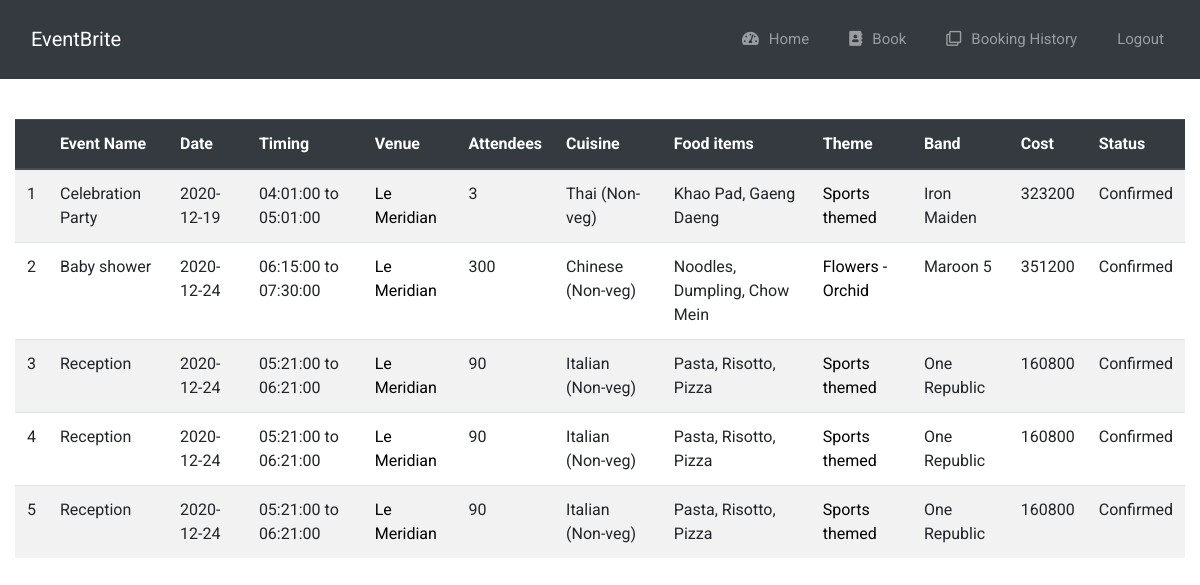
Page /viewbookings (signed in) on the committed database.
### app.py (models this page shows)
class Bookings(db.Model):
    id = db.Column(db.Integer, primary_key=True)
    event_name = db.Column(db.String(25))
    venue_name = db.Column(db.String(50))
    attendees = db.Column(db.Integer)
    date = db.Column(db.Date)
    _from = db.Column(db.DateTime)
    _to = db.Column(db.DateTime)
    theme = db.Column(db.String(50))
    cuisine = db.Column(db.String(20))
    food_items = db.Column(db.String(50))
    food_type = db.Column(db.String(10))
    band_name = db.Column(db.String(25))
    status = db.Column(db.String(20), default='Pending')
    manager_id = db.Column(db.Integer, db.ForeignKey('manager.id'))
    cost = db.Column(db.Integer)

### app.py (the view)
@app.route('/viewbookings')
def viewbookings():
    id = session['manager']
    bookings = Bookings.query.filter_by(manager_id=id).all()
    return render_template('viewbookings.html', bookings=bookings)

### app.py (called while the page is built)
@login_manager.user_loader
def load_user(user_id):
    return Manager.query.get(int(user_id))

### templates/viewbookings.html (shortened to what this page needs)
{% extends 'base.html' %}
{% block body %}
	<div class="row" style="margin-left: auto; margin-right: auto; margin-top: 20px;">
		<div class="col-12">
            <table class="table table-striped">
                <thead class="thead-dark">
                <tr>
                    <th scope="col justify-content-center"></th>
                    <th scope="col justify-content-center">Event Name</th>
                    <th scope="col justify-content-center">Date</th>
                    <th scope="col justify-content-center">Timing</th>
                    <th scope="col justify-content-center">Venue</th>
                    <th scope="col justify-content-center">Attendees</th>
                    <th scope="col justify-content-center">Cuisine</th>
                    <th scope="col justify-content-center">Food items</th>
                    <th scope="col justify-content-center">Theme</th>
                    <th scope="col justify-content-center">Band</th>
                    <th scope="col justify-content-center">Cost</th>
                    <th scope="col justify-content-center">Status</th>
                </tr>
                </thead>
                    <tbody>
                        {% for booking in bookings %}
                        {% set x=booking.venue_name %}
                    <tr>
                        <td scope="row">{{loop.index}}</td>
                        <td>{{booking.event_name}}</td>
                        <td>{{booking.date}}</td>
                        <td> {{booking._from.time()}} to {{booking._to.time()}}</td>
                        <td>
                            <a href="#venue" data-some-value="{{booking.venue_name}}" data-toggle="modal" data-target="#venue" class="image venue_modal">{{booking.venue_name}}</a>
                        </td>
                        <td>{{booking.attendees}}</td>
                        <td>{{booking.cuisine}} ({{booking.food_type}})</td>
                        <td>{{booking.food_items}}</td>
                        <td>
                            <a href="#theme" data-some-value="{{booking.theme}}" data-toggle="modal" data-target="#theme" class="image theme_modal">{{booking.theme}}</a>
                        </td>
                        <td>{{booking.band_name}}</td>
                        <td>{{booking.cost}}</td>
                        {% if booking.status=='Completed' %}
                            <td><span class="label label-success"></span>{{booking.status}}</td>
                        {% else %}
                            <td>{{booking.status}}</td>
                        {% endif %}
                    </tr>
                    {% endfor %}
              </tbody>
            </table>
            </div>
    </div>
{% endblock %}

### static/style.css (style rules this page uses)
body { font-family: 'Roboto', sans-serif; }
* { margin: 0; padding: 0; }
.image { text-decoration: none; color: black; }
.row { padding-top: 20px; }

### rows in the picture
Bookings: event_name "Celebration Party", date "2020-12-19", _from.time "04:01:00", _to.time "05:01:00", venue_name "Le Meridian", attendees "3", cuisine "Thai", food_type "Non-veg", food_items "Khao Pad, Gaeng Daeng", theme "Sports themed", band_name "Iron Maiden", cost "323200", status "Confirmed"
Bookings: event_name "Baby shower", date "2020-12-24", _from.time "06:15:00", _to.time "07:30:00", venue_name "Le Meridian", attendees "300", cuisine "Chinese", food_type "Non-veg", food_items "Noodles, Dumpling, Chow Mein", theme "Flowers - Orchid", band_name "Maroon 5", cost "351200", status "Confirmed"
Bookings: event_name "Reception", date "2020-12-24", _from.time "05:21:00", _to.time "06:21:00", venue_name "Le Meridian", attendees "90", cuisine "Italian", food_type "Non-veg", food_items "Pasta, Risotto, Pizza", theme "Sports themed", band_name "One Republic", cost "160800", status "Confirmed"
Bookings: event_name "Reception", date "2020-12-24", _from.time "05:21:00", _to.time "06:21:00", venue_name "Le Meridian", attendees "90", cuisine "Italian", food_type "Non-veg", food_items "Pasta, Risotto, Pizza", theme "Sports themed", band_name "One Republic", cost "160800", status "Confirmed"
Bookings: event_name "Reception", date "2020-12-24", _from.time "05:21:00", _to.time "06:21:00", venue_name "Le Meridian", attendees "90", cuisine "Italian", food_type "Non-veg", food_items "Pasta, Risotto, Pizza", theme "Sports themed", band_name "One Republic", cost "160800", status "Confirmed"
